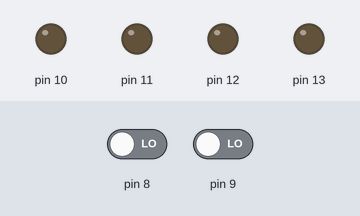
Bench run of a sketch on a simulated Arduino Uno, built with avr-gcc and run on an emulated ATmega328P. Parts: output pins drawn as LEDs (lit = HIGH). The inputs (shaded band) are chosen by the test bench; at power-on: pin 8 LOW, pin 9 LOW.

Above: at 1.2 s.
1.3 s: pin 8 driven HIGH
At 2.5 s:
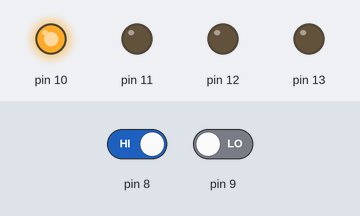
2.8 s: pin 9 driven HIGH
At 3.8 s:
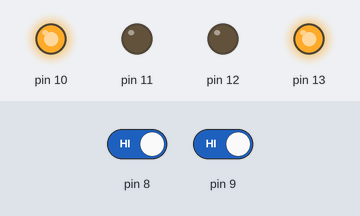
4.3 s: pin 8 driven LOW
At 4.9 s:
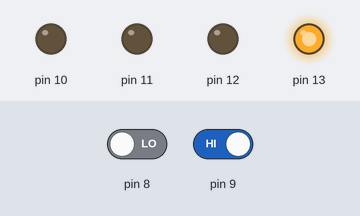
5.8 s: pin 9 driven LOW
At 6.1 s:
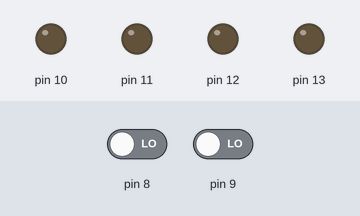
Timing chart, 0 to 8.3 s (numbered marks = the images above; inputs shaded):
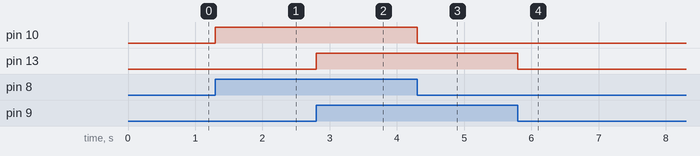

The sketch:

sketch_sep2a.ino
```cpp
void setup() {
  // put your setup code here, to run once:
pinMode(8,INPUT);
pinMode(9,INPUT);
pinMode(10,OUTPUT);
pinMode(12,OUTPUT);
pinMode(11,OUTPUT);
pinMode(13,OUTPUT);
}

void loop() {
  // put your main code here, to run repeatedly:
if(digitalRead(8))
{
  digitalWrite(10,HIGH);
  digitalWrite(12,LOW);
}
else
{
digitalWrite(10,LOW);
digitalWrite(12,LOW);
}
if(digitalRead(9))
{
  digitalWrite(13,HIGH);
  digitalWrite(11,LOW);
}
else
{
  digitalWrite(11,LOW);
  digitalWrite(13,LOW);
}
}
```

Measured:
- after the input at 1.3 s, pin 10: LOW → HIGH at once
- after the input at 2.8 s, pin 13: LOW → HIGH at once
- after the input at 4.3 s, pin 10: HIGH → LOW at once
- after the input at 5.8 s, pin 13: HIGH → LOW at once
